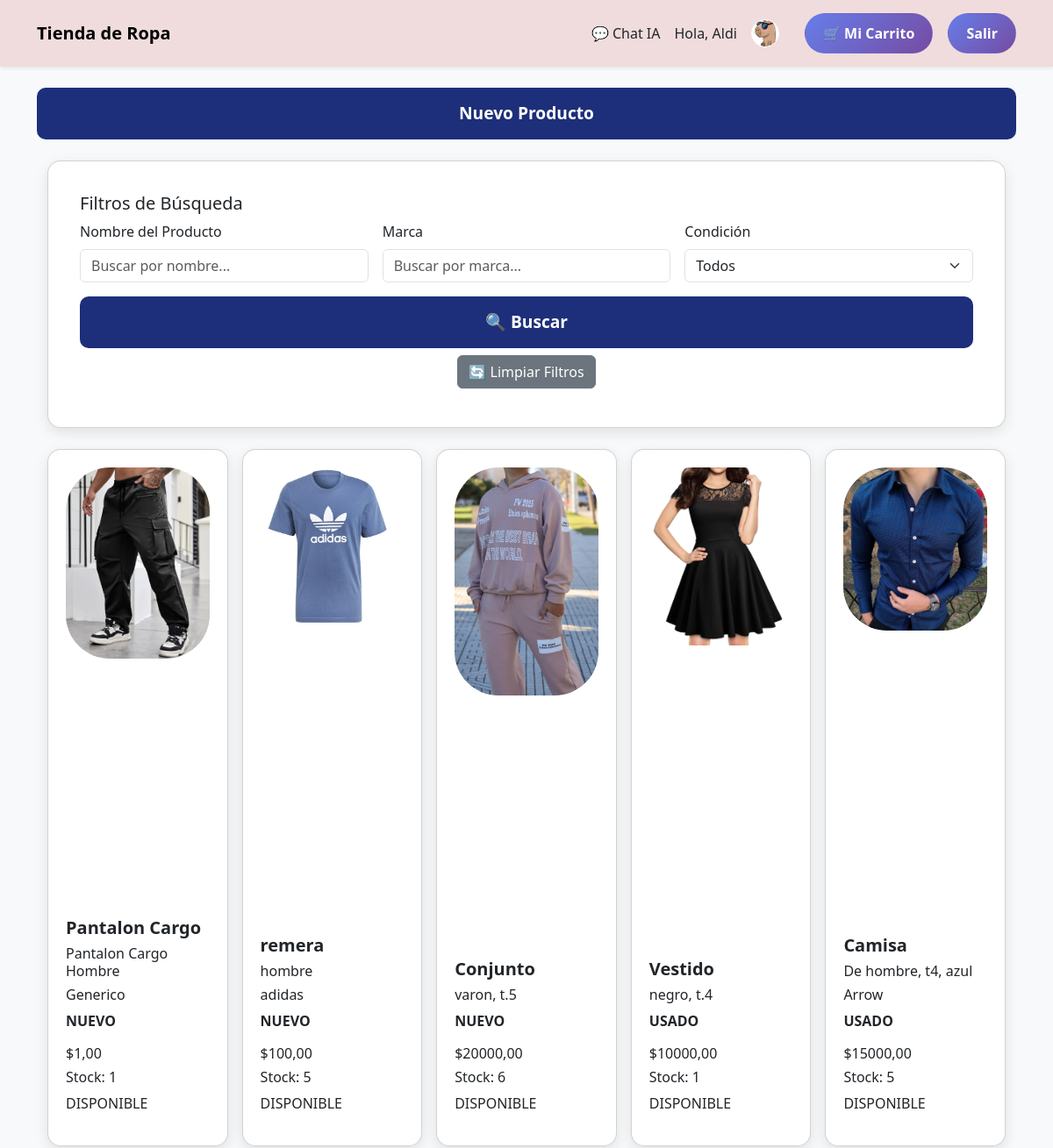
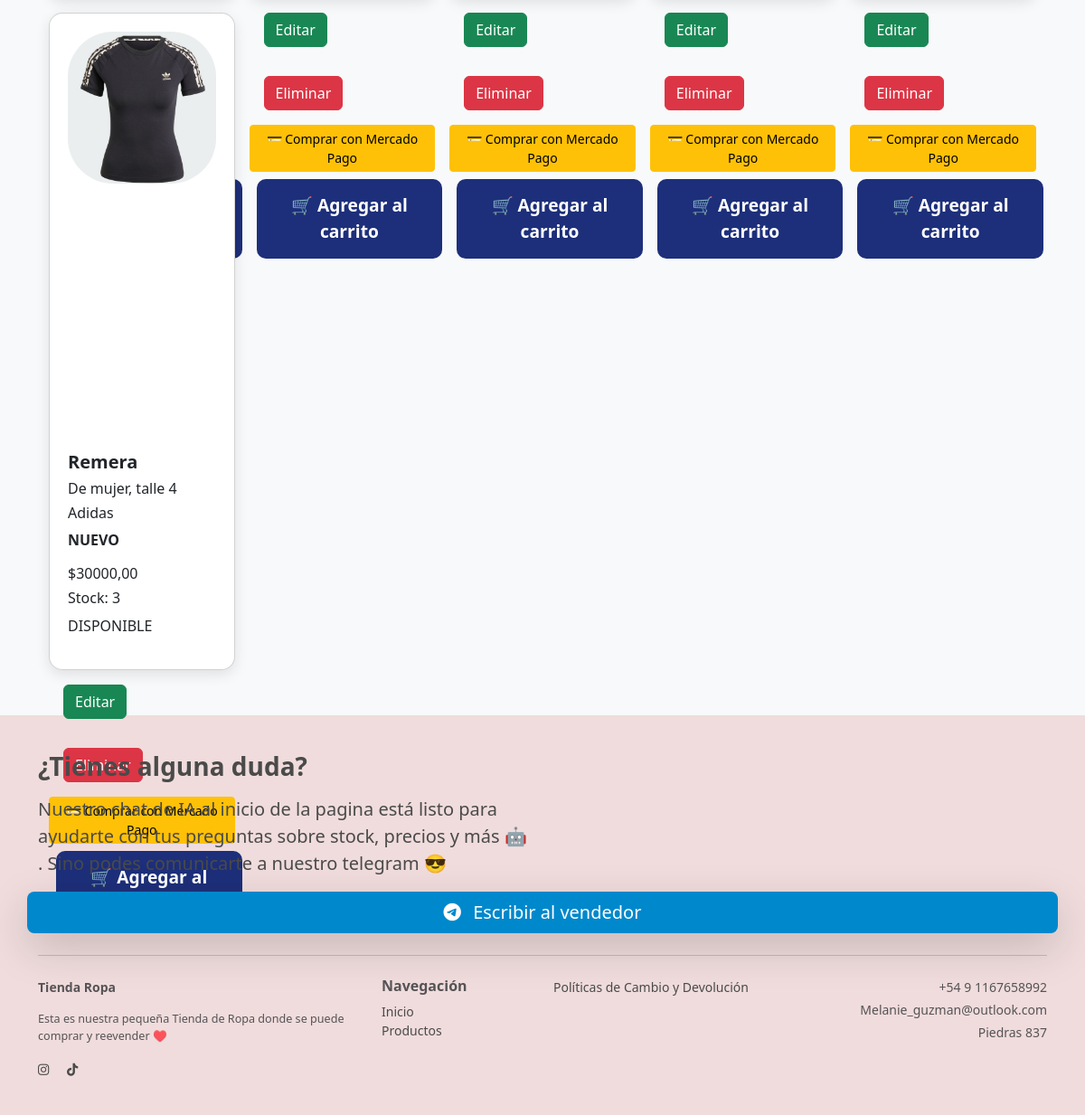
The page /productos/ (signed in) on the database its author committed (2 pictures, top to bottom).
### perfil/models.py (models this page shows, shortened)
class Profile(models.Model):
    user = models.OneToOneField(User, on_delete=models.CASCADE)
    bio = models.TextField(blank=True)
    website = models.URLField(blank=True, null=True)
    avatar = models.ImageField(
        default='profile_pics/default.png', # Ruta a tu imagen por defecto
        upload_to='profile_pics',           # Cambiado a 'profile_pics' (más común)
        blank=True,
        null=True
    )
    display_name = models.CharField(max_length=50, blank=True, null=True)

### productos/models.py (models this page shows, shortened)
class Product(models.Model):
    seller = models.ForeignKey(settings.AUTH_USER_MODEL, on_delete=models.CASCADE, related_name="products")
    title = models.CharField(max_length=200)
    description = models.TextField(blank=True)
    nuevo = models.BooleanField(default=True)
    marca = models.CharField(max_length=100, blank=True, default="Generico")
    price = models.DecimalField(max_digits=12, decimal_places=2)
    created_at = models.DateTimeField(auto_now_add=True)
    active = models.BooleanField(default=True)
    stock = models.PositiveIntegerField(default=1)  # nuevo campo
    image = models.ImageField(upload_to="product_images/", blank=True, null=True)  # opcional
    updated_at = models.DateTimeField(auto_now=True)  # fecha de última modificación

### productos/views.py (the view)
# urls.py: path("", views.product_list, name="product-list"),
@login_required
def product_list(request):
    products = Product.objects.filter(active=True).order_by("-created_at")
    search = request.GET.get('search')
    if search:
        products = products.filter(title__icontains=search)
    marca = request.GET.get('marca')
    if marca:
        products = products.filter(marca__icontains=marca)
    nuevo = request.GET.get('nuevo')
    if nuevo != '' and nuevo is not None:
        products = products.filter(nuevo=int(nuevo))
    return render(request, "product_list.html", {"products": products})

### productos/templates/product_list.html (shortened to what this page needs)
{% extends "base.html" %}
{% block content %}
<!DOCTYPE html>
<html lang="en">
<head>
</head>
<body>
   <div>
    <a href="create/" class="btn btn-primary">Nuevo Producto</a>
   </div>
   <div class="container mt-4">
       <div class="card mb-4">
           <div class="card-body">
               <h5 class="card-title">Filtros de Búsqueda</h5>
               <form method="get" action="">
                   <div class="row g-3">
                       <div class="col-md-4">
                           <label for="search" class="form-label">Nombre del Producto</label>
                           <input type="text" class="form-control" id="search" name="search"
                                  placeholder="Buscar por nombre..." value="{{ request.GET.search }}">
                       </div>
                       <div class="col-md-4">
                           <label for="marca" class="form-label">Marca</label>
                           <input type="text" class="form-control" id="marca" name="marca"
                                  placeholder="Buscar por marca..." value="{{ request.GET.marca }}">
                       </div>
                       <div class="col-md-4">
                           <label for="nuevo" class="form-label">Condición</label>
                           <select class="form-select" id="nuevo" name="nuevo">
                               <option value="">Todos</option>
                           </select>
                       </div>
                   </div>
                  <div class="row mt-3">
                    <div class="col-12 text-center">
                        <button type="submit" class="btn btn-primary me-2">🔍 Buscar</button>
                       <a href="{% url 'productos:product-list' %}" class="btn btn-secondary m-2">🔄 Limpiar Filtros</a>
                    </div>
                </div>
               </form>
           </div>
       </div>
   </div>
   <div class="container mt-4">
       <div class="row row-cols-md-5 row-cols-md-5 g-3">
           {% for product in products %}
               <div class="col">
                   <div class="card">
                        {% if product.image %}
                            <img src="{{ product.image.url }}" alt="Portada" class="card-img-top product-image">
                        {% else %}
                            <div class="no-image product-image bg-light d-flex align-items-center justify-content-center">
                                <span class="text-muted">Sin imagen</span>
                            </div>
                        {% endif %}
                       <div class="body">
                           <h5><strong>{{ product.title }}</strong></h5>
                           <h6>{{ product.description }}</h6>
                           <h6>{{ product.marca }}</h6>
                           {% if product.nuevo == 0 %}
                               <strong><p>USADO</p></strong>
                           {% else %}
                               <strong><p>NUEVO</p></strong>
                           {% endif %}
                           <h6>${{ product.price }}</h6>
                           <h6>Stock: {{ product.stock }}</h6>
                           {% if product.stock == 0 %}
                               <p>NO DISPONIBLE</p>
                           {% else %}
                               <p>DISPONIBLE</p>
                           {% endif %}
                       </div>
                   </div>
                   <a href="{% url 'productos:product-edit' product.id %}" class="btn btn-success m-3">Editar</a>
                  <form action="{% url 'productos:product-delete' product.pk %}" method="post" style="display:inline;">
                       <button type="submit" class="btn btn-danger m-3" onclick="return confirm('¿Seguro que desea eliminar {{ product.title }}?')">Eliminar</button>
                       <a href="{% url 'productos:checkout' product.id %}" class="btn btn-warning btn-sm">💳 Comprar con Mercado Pago</a>
                       <a href="{% url 'productos:add-to-cart' product.id %}" class="btn btn-primary m-2">🛒 Agregar al carrito</a>
                   </form>
               </div>
           {% endfor %}
       </div>
   </div>
</body>
{% endblock %}

### templates/base.html (shortened to what this page needs)
{% load static %}
<!doctype html>
<html lang="es">
<head>
    <link href="https://cdn.jsdelivr.net/npm/bootstrap@5.3.8/dist/css/bootstrap.min.css" rel="stylesheet">
    <link rel="stylesheet" href="https://cdnjs.cloudflare.com/ajax/libs/font-awesome/6.5.0/css/all.min.css">
    <link rel="stylesheet" href="{% static 'core/style.css' %}">
</head>
<body class="bg-light">
  <nav id="main-navbar" class="navbar navbar-expand-lg navbar-light shadow-sm">
        <div class="container">
            <a class="navbar-brand fw-bold" href="{% url 'home' %}">Tienda de Ropa</a>
            <div class="collapse navbar-collapse justify-content-end" id="navbarNav">
                <ul class="navbar-nav align-items-center">
                    <li class="nav-item me-2">
                        <a href="{% url 'chat_ai:ai-chat' %}" class="nav-link text-dark">
                            💬 Chat IA
                        </a>
                    </li>
                    {% if user.is_authenticated %}
                        <li class="nav-item me-3 text-dark">
                            Hola,
                            {% if user.profile.display_name %}
                                {{ user.profile.display_name }}
                            {% else %}
                                {{ user.username }}
                            {% endif %}
                        </li>
                        <li class="nav-item me-3">
                            <a href="{% url 'perfil:profile-update' %}" class="nav-link p-0">
                                <img src="
                                    {% if user.profile.avatar and user.profile.avatar.name %}
                                        {{ user.profile.avatar.url }}
                                    {% else %}
                                        {% get_media_prefix %}profile_pics/default.png
                                    {% endif %}
                                    "
                                    alt="Avatar"
                                    class="rounded-circle border border-1 border-white"
                                    width="32" height="32"
                                    style="object-fit: cover;">
                            </a>
                        </li>
                        <li class="btn text-white">
                            <a href="{% url 'productos:view_cart' %}" class="btn btn-logout">🛒 Mi Carrito</a>
                        </li>
                        <li class="nav-item">
                            <a href="{% url 'account_logout' %}" class="btn btn-logout">Salir</a>
                        </li>
                    {% else %}
                        <li class="nav-item">
                            <a href="{% url 'account_login' %}" class="btn btn-logout">Entrar</a>
                        </li>
                    {% endif %}
                </ul>
            </div>
        </div>
    </nav>
    <main class="container my-4">
        {% block content %}{% endblock %}
    </main>
<footer class="footer-custom">
    <div class="container">
        <div class="row">
            <div class="col-md-6 text-center text-md-start mb-4 mb-md-0">
                <h3 class="fw-bold mb-3">¿Tienes alguna duda?</h3>
                <p class="lead">Nuestro chat de IA al inicio de la pagina está listo para ayudarte con tus preguntas sobre stock, precios y más 🤖 . Sino podes comunicarte a nuestro telegram 😎 </p>
            </div>
            <a href="https://t.me/Tienda_Ropa?start=Hola" target="_blank"
            class="btn btn-lg btn-secondary text-white shadow-lg"
            style="background-color: #0088cc; border: none;">
            <i class="fab fa-telegram-plane me-2"></i> Escribir al vendedor
            </a>
        </div>
        <hr class="my-4">
        <div class="row small text-muted">
            <div class="col-md-4 mb-4 mb-md-0">
                <p class="fw-bold">Tienda Ropa</p>
                <p style="font-size: 0.9em;">Esta es nuestra pequeña Tienda de Ropa donde se puede comprar y reevender ♥️</p>
                <div class="mt-3">
                    <a href="#"><i class="fab fa-instagram me-3 footer-link"></i></a>
                    <a href="#"><i class="fab fa-tiktok footer-link"></i></a>
                </div>
            </div>
            <div class="col-md-2">
                <h6 class="fw-bold">Navegación</h6>
                <ul class="list-unstyled">
                    <li><a href="{% url 'home' %}" class="footer-link">Inicio</a></li>
                    <li><a href="{% url 'productos:product-list' %}" class="footer-link">Productos</a></li>
                </ul>
            </div>
            <div class="col-md-3">
                <ul class="list-unstyled">
                   <li><a href="{% url 'perfil:politica-devolucion' %}" class="footer-link">Políticas de Cambio y Devolución</a></li>
                </ul>
            </div>
            <div class="col-md-3 text-md-end text-start mt-3 mt-md-0">
                <p class="mb-1">+54 9 1167658992</p>
                <p class="mb-1">Melanie_guzman@outlook.com</p>
                <p class="mb-1">Piedras 837</p>
            </div>
        </div>
    </div>
</footer>
</body>
</html>

### core/static/core/style.css (style rules this page uses)
.btn-logout { background: linear-gradient(135deg, #667eea 0%, #764ba2 100%); color: white; padding: 10px 20px; border-radius: 25px; text-decoration: none; font-weight: bold; transition: transform 0.2s ease; display: inline-block; }
.card { background: white; border-radius: 15px; padding: 20px; box-shadow: 0 5px 15px rgba(0,0,0,0.1); transition: transform 0.3s ease; text-align: right; height: 100%; display: flex; flex-direction: column; justify-content: space-between; text-align: left; }
.product-image { max-width: 100%; max-height: 100%; object-fit: contain; border-radius: 50px; }
.btn-primary { width: 100%; padding: 15px; font-size: 1.2em; font-weight: bold; background: #1d2f7a; color: white; border: none; border-radius: 10px; cursor: pointer; transition: transform 0.2s ease; }
main.container { display: block !important; }
.footer-custom { background-color: #F0DCDC; color: #4a4a4a; padding: 40px 0; margin-top: 50px; }
.footer-link { color: #4a4a4a; text-decoration: none; transition: color 0.2s; }
#main-navbar { background-color: #F0DCDC !important; }

### rows shown on the page
Product: image (picture), title "Pantalon Cargo", description "Pantalon Cargo Hombre", marca "Generico", nuevo "NUEVO", price "1,00", stock "1", shows "DISPONIBLE"
Product: image (picture), title "remera", description "hombre", marca "adidas", nuevo "NUEVO", price "100,00", stock "5", shows "DISPONIBLE"
Product: image (picture), title "Conjunto", description "varon, t.5", nuevo "NUEVO", price "20000,00", stock "6", shows "DISPONIBLE"
Product: image (picture), title "Vestido", description "negro, t.4", nuevo "USADO", price "10000,00", stock "1", shows "DISPONIBLE"
Product: image (picture), title "Camisa", description "De hombre, t4, azul", marca "Arrow", nuevo "USADO", price "15000,00", stock "5", shows "DISPONIBLE"
Product: image (picture), title "Remera", description "De mujer, talle 4", marca "Adidas", nuevo "NUEVO", price "30000,00", stock "3", shows "DISPONIBLE"

### other values the page prints
{{ user.profile.display_name }} "Aldi"
